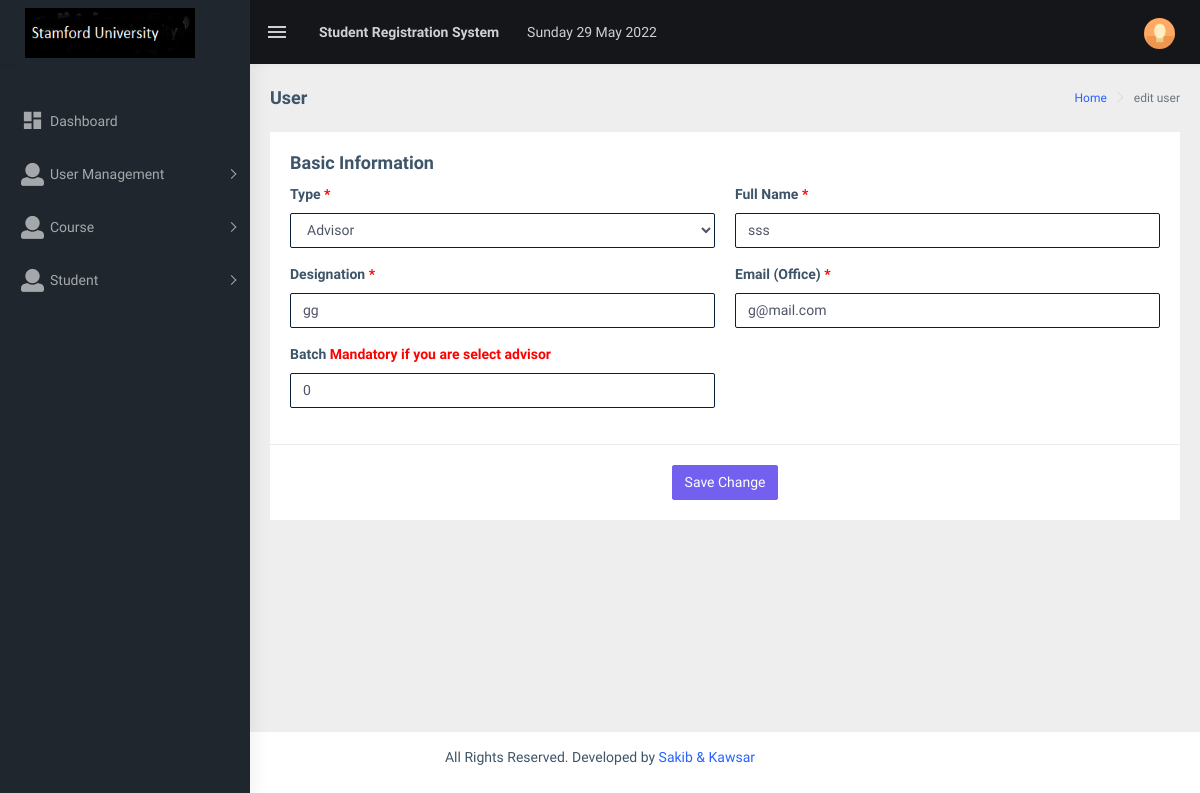
Page /app/edit-staff.php?sid=9 (signed in) on the earlier database version.
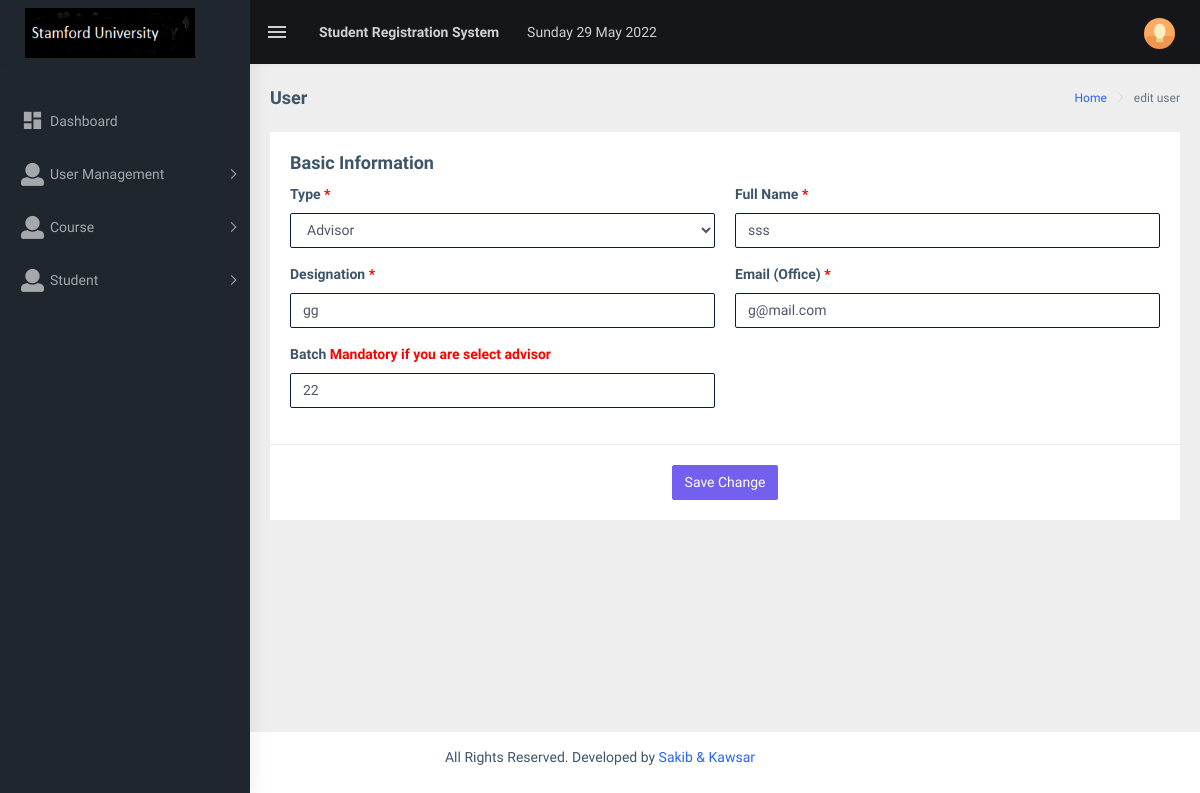
Same page on the later database version.
### tables this page shows
CREATE TABLE `users` (
  `id` int(11) NOT NULL,
  `user_fullname` varchar(255) NOT NULL,
  `user_email` varchar(255) NOT NULL,
  `user_password` varchar(255) NOT NULL,
  `user_type` int(11) NOT NULL DEFAULT 0 COMMENT '1=admin, 2 = chairmen, 3 = advisor',
  `user_designation` varchar(255) NOT NULL,
  `advisor_batch` varchar(20) NOT NULL DEFAULT '0',
  `joining_date` timestamp NOT NULL DEFAULT current_timestamp(),
  `deletion_status` tinyint(3) NOT NULL DEFAULT 0
);

### app/core/Database.php (called while the page is built, shortened)
<?php
Class Database {
    public $host = DB_HOST;
    public $user = DB_USER;
    public $pass = DB_PASS;
    public $dbname = DB_NAME;
    public $link;
    private function connectDB() {
        $this->link = new mysqli($this->host, $this->user, $this->pass, $this->dbname);
    }
    public function select($query) {
        $result = $this->link->query($query) or
                die($this->link->error . __LINE__);
        if ($result->num_rows > 0) {
            return $result;
        } else {
            return false;
        }
    }
}
?>

### app/class/Admin.php (called while the page is built, shortened)
<?php
class Admin {
    private $db;
    public function __construct() {
        $this->db = new Database();
    }
    public function getStaffById($sid) {
        $query = "SELECT * FROM users WHERE deletion_status = 0 AND id = '$sid'";
        $result = $this->db->select($query);
        return $result;
    }
}
?>

### app/edit-staff.php (the view, shortened to what the changed rows need)
<?php include 'header.php'; ?>
<?php
if (!isset($_GET['sid']) || $_GET['sid'] == NULL) {
    echo "<script>window.location = 'manage-staff.php';</script>";
} else {
    $sid = preg_replace('/[^-a-zA-Z0-9_]/', '', $_GET['sid']);
}
$value = $admin->getStaffById($sid);
$getInfo = mysqli_fetch_assoc($value);
?>
<div class="page-wrapper">
    <div class="container-fluid">
        <div class="row">
            <div class="col-md-12">
                <div class="card">
                    <form class="form-horizontal" method = "post" action="" enctype="multipart/form-data">
                        <div class="card-body">
                            <div class="row">
                                <div class="col-md-6">
                                    <div class="form-group">
                                        <label for="user_type">Type<span style="color: red"> *</span></label>
                                        <select class="form-control" name="user_type" required>
                                            <?php
                                             if($getInfo['user_type'] == 1){
                                            ?>
                                            <option value="1" selected>Admin</option>
                                            <option value="2">Chairmen</option>
                                            <option value="3">Advisor</option>
                                            <option value="4">Accountant</option>
                                            <?php
                                             }else if($getInfo['user_type'] == 3){
                                            ?>
                                            <option value="3" selected>Advisor</option>
                                            <?php
                                             }else if($getInfo['user_type'] == 4){
                                            ?>
                                            <option value="1">Admin</option>
                                            <option value="2">Chairmen</option>
                                            <option value="3">Advisor</option>
                                            <option value="4" selected>Accountant</option>
                                            <?php } ?>
                                        </select>
                                    </div>
                                    <div class="form-group">
                                        <label for="user_designation">Designation<span style="color: red"> *</span></label>
                                        <input type="text" class="form-control" id="user_designation" name="user_designation" value="<?php echo $getInfo['user_designation'];?>" autocomplete="off" placeholder="Designation" required>
                                    </div>
                                    <div class="form-group">
                                        <label for="advisor_batch">Batch<span style="color: red"> Mandatory if you are select advisor</span></label>
                                        <input type="number" pattern="^[0-9]" title='Only Number' min="1" step="1" class="form-control" id="advisor_batch" name="advisor_batch" value="<?php echo $getInfo['advisor_batch'];?>" placeholder="Enter batch" autocomplete="off">
                                    </div>
                                </div>
                                <div class="col-md-6">
                                    <div class="form-group">
                                        <label for="fullname">Full Name<span style="color: red"> *</span></label>
                                        <input type="text" class="form-control" id="fullname" name="user_fullname" placeholder="Full Name" value="<?php echo $getInfo['user_fullname'];?>" autocomplete="off" required>
                                    </div>
                                    <div class="form-group">
                                        <label for="user_email">Email (Office)<span style="color: red"> *</span></label>
                                        <input type="text" class="form-control" id="user_email" name="user_email" value="<?php echo $getInfo['user_email'];?>" autocomplete="off" placeholder="Email" required>
                                    </div>
                                </div>
                            </div>
                        </div>
                    </form>
                </div>
            </div>
        </div>
    </div>
</div>
<?php include 'footer.php'; ?>

Differences in the rows shown:
changed users "Advisor": advisor_batch "0" → "22"
